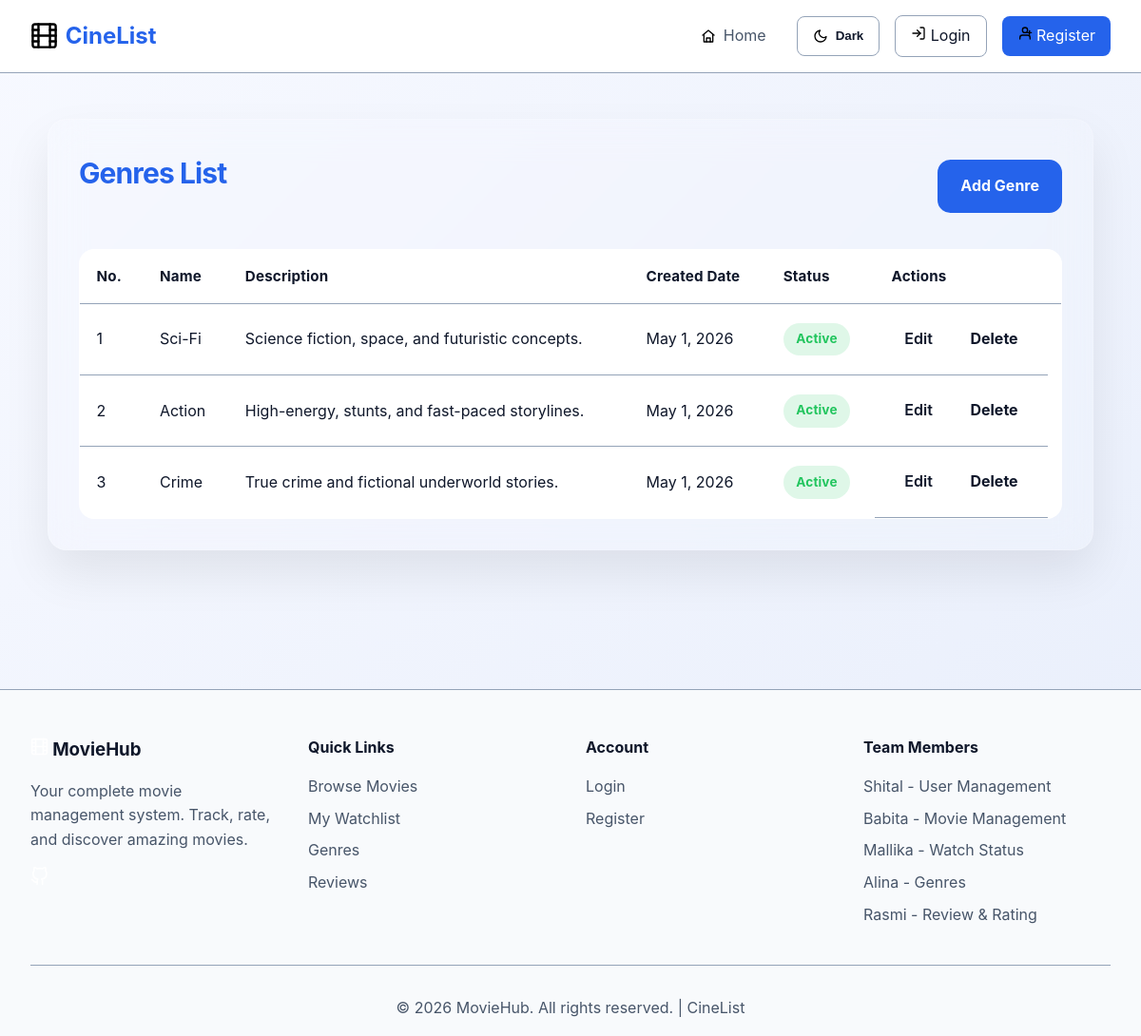
The page /genres_management/view_genre.php on the database its author committed.
### tables this page shows
CREATE TABLE genres (
    genre_id INT AUTO_INCREMENT PRIMARY KEY,
    name VARCHAR(100) NOT NULL,
    description VARCHAR(255),
    created_at TIMESTAMP DEFAULT CURRENT_TIMESTAMP,
    is_active BOOLEAN DEFAULT TRUE
);

### genres_management/Genre.php (called while the page is built, shortened)
<?php
class Genre
{
    public function __construct(
        ?int $genre_id,
        string $name,
        ?string $description,
        ?string $created_at,
        int $is_active = 1
    ) {
        $this->genre_id = $genre_id;
        $this->name = $name;
        $this->description = $description;
        $this->created_at = $created_at;
        $this->is_active = $is_active;
    }
    public static function fromArray(array $data): self
    {
        return new self(
            isset($data['genre_id']) ? (int)$data['genre_id'] : null,
            $data['name'] ?? '',
            $data['description'] ?? null,
            $data['created_at'] ?? null,
            isset($data['is_active']) ? (int)$data['is_active'] : 1
        );
    }
}
class GenreRepository
{
    private PDO $pdo;
    public function __construct(PDO $pdo)
    {
        $this->pdo = $pdo;
    }
    public function getAll(): array
    {
        $stmt = $this->pdo->query('SELECT * FROM genres ORDER BY created_at ASC');
        $genres = $stmt->fetchAll(PDO::FETCH_ASSOC);
        return array_map(fn($row) => Genre::fromArray($row), $genres);
    }
}

### genres_management/view_genre.php (the view, shortened to what this page needs)
<?php
$basePath = '../';
require_once $basePath . 'includes/db.php';
require_once $basePath . 'genres_management/Genre.php';
$repository = new GenreRepository($pdo);
$categories = $repository->getAll();
?>
<!DOCTYPE html>
<html lang="en">
<head>
    <link rel="stylesheet" href="<?php echo $basePath; ?>assets/style.css">
    <link rel="stylesheet" href="<?php echo $basePath; ?>assets/categories.css">
</head>
<body class="categories-page">
<?php require_once $basePath . 'includes/header.php'; ?>
<div class="container">
    <div class="page-header">
        <h2 class="section-title">Genres List</h2>
        <div class="header-actions">
            <a href="add_genre.php" class="btn-view">Add Genre</a>
        </div>
    </div>
    <?php if (empty($categories)): ?>
        <div class="message-banner">
            No genres found yet. Use the button above to add your first genre.
        </div>
    <?php else: ?>
        <table>
            <thead>
                <tr>
                    <th>No.</th>
                    <th>Name</th>
                    <th>Description</th>
                    <th>Created Date</th>
                    <th>Status</th>
                    <th>Actions</th>
                </tr>
            </thead>
            <tbody>
                <?php $rowNumber = 1; ?>
                <?php foreach ($categories as $genre): ?>
                    <tr>
                        <td data-label="No."><?php echo $rowNumber++; ?></td>
                        <td data-label="Name"><?php echo htmlspecialchars($genre->name); ?></td>
                        <td data-label="Description"><?php echo htmlspecialchars($genre->description); ?></td>
                        <td data-label="Created Date"><?php echo htmlspecialchars(date('M j, Y', strtotime($genre->created_at))); ?></td>
                        <td data-label="Status">
                            <span class="status-pill <?php echo $genre->is_active == 1 ? 'active' : 'inactive'; ?>">
                                <?php echo $genre->is_active == 1 ? 'Active' : 'Inactive'; ?>
                            </span>
                        </td>
                        <td class="table-actions" data-label="Actions">
                            <a href="edit_genre.php?id=<?php echo urlencode($genre->genre_id); ?>">Edit</a>
                            <a href="delete_genre.php?id=<?php echo urlencode($genre->genre_id); ?>" class="btn-secondary" onclick="return confirm('Delete this genre?');">Delete</a>
                        </td>
                    </tr>
                <?php endforeach; ?>
            </tbody>
        </table>
    <?php endif; ?>
</div>
<?php require_once $basePath . 'includes/footer.php'; ?>
</body>
</html>

### assets/style.css (style rules this page uses)
* { margin: 0; padding: 0; box-sizing: border-box; }
body { font-family: 'Inter', sans-serif; background: linear-gradient(135deg, var(--page-bg-start) 0%, var(--page-bg-end) 100%); color: var(--text-primary); line-height: 1.6; min-height: 100vh; transition: background 0.4s ease, color 0.3s ease; }

### assets/categories.css (style rules this page uses)
.categories-page .container { max-width: 1100px; margin: 3rem auto; padding: 2rem; background: rgba(255, 255, 255, 0.08); border: 1px solid rgba(255, 255, 255, 0.15); border-radius: 1.25rem; box-shadow: 0 24px 50px rgba(0, 0, 0, 0.08); backdrop-filter: blur(18px); }
.categories-page .section-title { margin-bottom: 1.75rem; font-size: clamp(1.85rem, 2.5vw, 2.4rem); letter-spacing: -0.03em; color: var(--primary-color); }
.categories-page .page-header { display: flex; justify-content: space-between; align-items: center; gap: 1rem; flex-wrap: wrap; margin-bottom: 1.75rem; }
.categories-page .header-actions { display: flex; gap: 0.75rem; flex-wrap: wrap; }
.categories-page .btn-view, .categories-page .btn-secondary { display: inline-flex; align-items: center; justify-content: center; gap: 0.45rem; padding: 0.95rem 1.5rem; border-radius: 0.85rem; font-weight: 700; text-decoration: none; transition: transform 0.2s ease, background 0.2s ease, box-shadow 0.2s ease, border-color 0.2s ease; }
.categories-page .btn-view { background: var(--primary-color); color: #ffffff; border: none; }
.categories-page .btn-secondary { background: transparent; color: var(--text-primary); border: 1px solid rgba(255, 255, 255, 0.16); }
.categories-page .status-pill { display: inline-flex; align-items: center; justify-content: center; padding: 0.4rem 0.85rem; border-radius: 999px; font-size: 0.85rem; font-weight: 700; letter-spacing: 0.01em; }
.categories-page .status-pill.active { background: rgba(34, 197, 94, 0.14); color: var(--success); }
.categories-page .table-actions a { padding: 0.6rem 0.95rem; border-radius: 0.75rem; background: rgba(255, 255, 255, 0.08); border: 1px solid rgba(255, 255, 255, 0.12); color: var(--text-primary); }
.categories-page table { width: 100%; border-collapse: collapse; border-radius: 1rem; overflow: hidden; background: var(--card-bg); border: 1px solid var(--border-color); }
.categories-page th, .categories-page td { padding: 1rem 1.1rem; text-align: left; vertical-align: middle; border-bottom: 1px solid var(--border-color); }
.categories-page th { background: rgba(255, 255, 255, 0.08); color: var(--text-primary); font-size: 0.95rem; letter-spacing: 0.01em; }
.categories-page tbody tr:nth-child(odd) { background: rgba(255, 255, 255, 0.03); }
.categories-page td a { color: var(--primary-color); text-decoration: none; font-weight: 600; transition: color 0.2s ease; }
.categories-page .table-actions { display: inline-flex; gap: 0.75rem; flex-wrap: wrap; }
.categories-page .table-actions a { padding: 0.45rem 0.8rem; border-radius: 0.75rem; background: rgba(255, 255, 255, 0.08); }

### rows shown on the page
genres: name "Sci-Fi", description "Science fiction, space, and futuristic concepts.", created_at "May 1, 2026", is_active "Active"
genres: name "Action", description "High-energy, stunts, and fast-paced storylines.", created_at "May 1, 2026", is_active "Active"
genres: name "Crime", description "True crime and fictional underworld stories.", created_at "May 1, 2026", is_active "Active"
